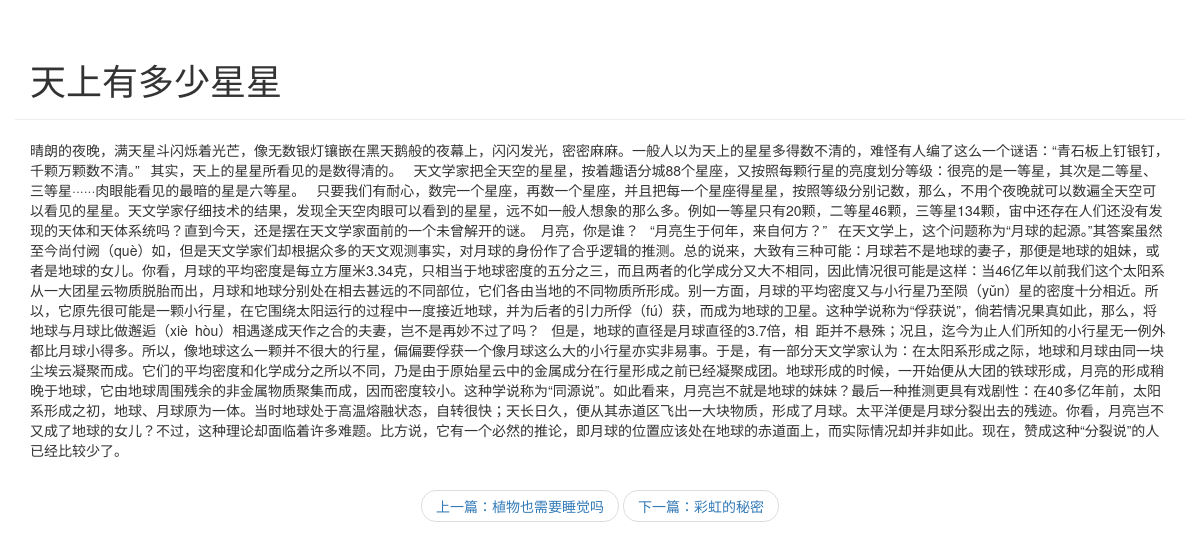
/blog/detail/6, run on the app's committed database.
### blog/models.py (models this page shows, shortened)
class Article(models.Model):
    article_id = models.AutoField(primary_key=True)
    title = models.TextField()
    brief_content = models.TextField()
    content = models.TextField()
    publish_date = models.DateTimeField(auto_now=True)

### blog/views.py (the view)
# urls.py: path('detail/<int:article_id>', blog.views.get_detail_page),
def get_detail_page(request, article_id):
    curr_article = None
    all_article = Article.objects.all()
    previous_article = None
    next_article = None
    for index, article in enumerate(all_article):
        if index == 0:
            previous_index = 0
            next_index = index + 1
        elif index == len(all_article) - 1:
            previous_index = index - 1
            next_index = index
        else:
            previous_index = index - 1
            next_index = index + 1
        if article.article_id == article_id:
            curr_article = article
            previous_article = all_article[previous_index]
            next_article = all_article[next_index]
            break
    section_list = curr_article.content.split('\n')
    return render(request, 'detail.html',
                  {
                      'curr_article': curr_article,
                      'section_list': section_list,
                      'previous_article': previous_article,
                      'next_article': next_article
                  })

### blog/templates/detail.html (shortened to what this page needs)
<!DOCTYPE html>
<html lang="en">
<head>
    <link rel="stylesheet" href="https://cdn.jsdelivr.net/npm/bootstrap@3.3.7/dist/css/bootstrap.min.css"
>
</head>
<body>
<div class="container page-header">
    <h1>{{ curr_article.title }}</h1>
</div>
<div class="container body-main">
    <div>
        {% for section in section_list %}
        <p>{{ section }}</p>
        {% endfor %}
    </div>
</div>
<div>
    <nav aria-label="...">
        <ul class="pager">
            <li><a href="/blog/detail/{{ previous_article.article_id }}">上一篇：{{ previous_article.title }}</a></li>
            <li><a href="/blog/detail/{{ next_article.article_id }}">下一篇：{{ next_article.title }}</a></li>
        </ul>
    </nav>
</div>
</body>
</html>

### data on the page
Article: title "天上有多少星星", section_list "晴朗的夜晚，满天星斗闪烁着光芒，像无数银灯镶嵌在黑天鹅般的夜幕上，闪闪发光，密密麻麻。一般人以为天上的星星多得数不清的，难怪有人编了这么一个谜语：“青石板上钉银钉，千颗万颗数不清。” 其实，天上的星星所看见的是数得清的。 天文学家把全天空的星星，按着趣语分城88个星座，又按照每颗行星的亮度划分等级：很亮的是一等星，其次是二等星、三等星······肉眼能看见的最暗的星是六等星。 只要我们有耐心，数完一个星座，再数一个星座，并且把每一个星座得星星，按照等级分别记数，那么，不用个夜晚就可以数遍全天空可以看见的星星。天文学家仔细技术的结果，发现全天空肉眼可以看到的星星，远不如一般人想象的那么多。例如一等星只有20颗，二等星46颗，三等星134颗，宙中还存在人们还没有发现的天体和天体系统吗？直到今天，还是摆在天文学家面前的一个未曾解开的谜。 月亮，你是谁？ “月亮生于何年，来自何方？”…"
Article: title "植物也需要睡觉吗"
Article: title "彩虹的秘密"
